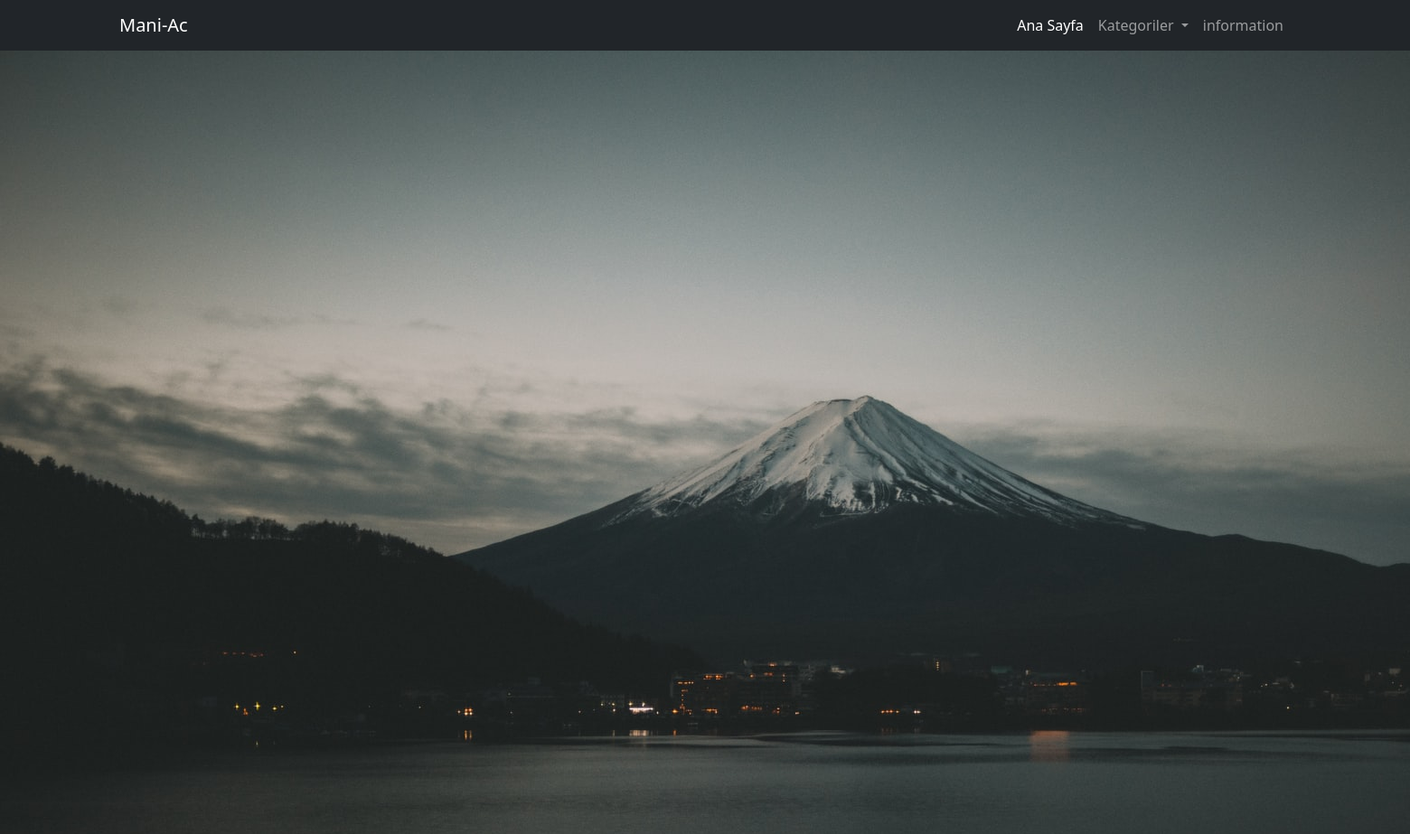
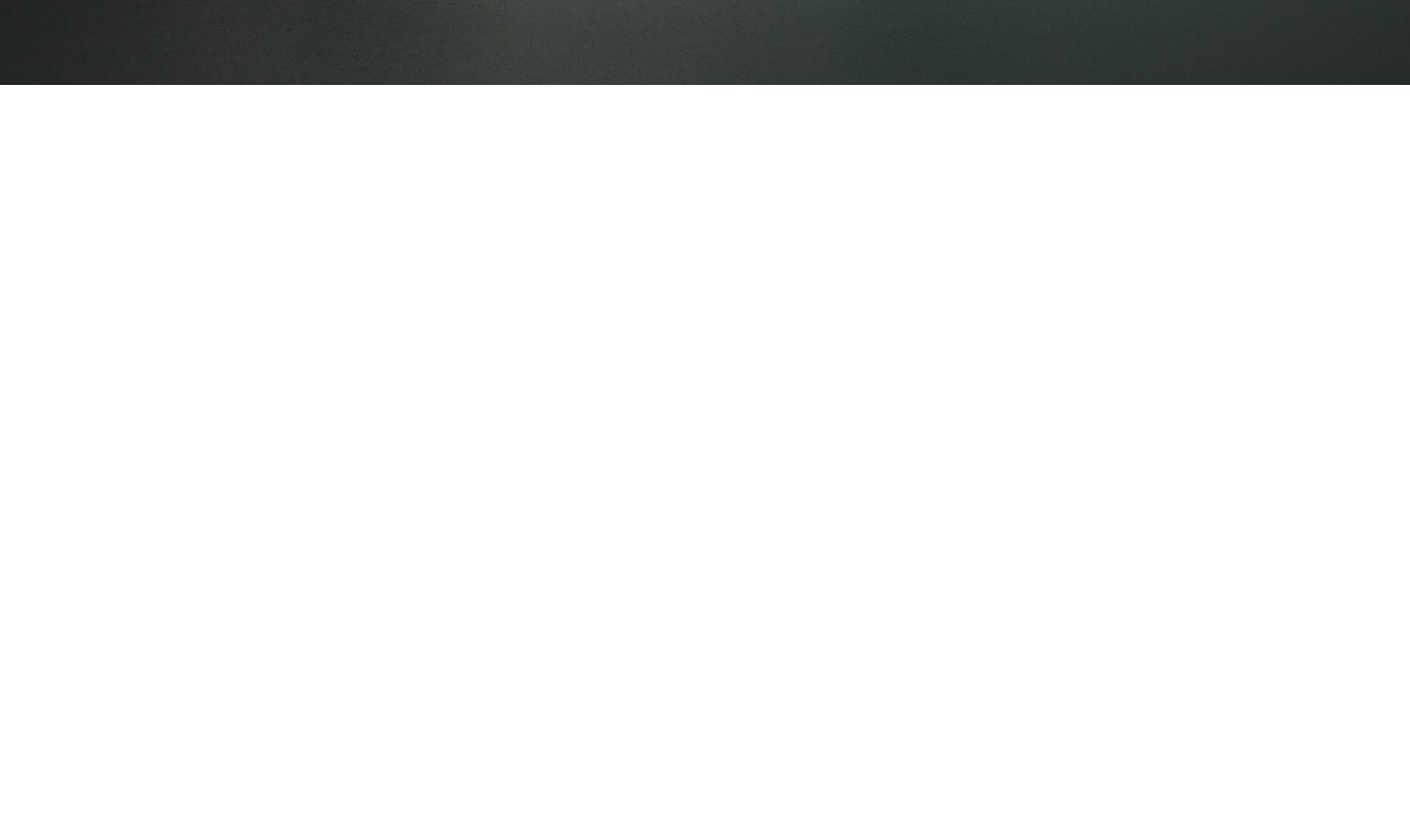
Page /page/information/ on the committed database (2 pictures, top to bottom).
### page/models.py (models this page shows, shortened)
class Page(models.Model):
    user = models.ForeignKey(User, on_delete=models.CASCADE)
    slug =  AutoSlugField(populate_from='title', unique=True, )
    title = models.CharField(max_length=200)
    cover_image = models.ImageField(upload_to='page/', blank=True, null=True)
    content = tinymce_models.HTMLField( blank=True, null=True)
    is_active = models.BooleanField(default=False)
    created_at = models.DateTimeField(auto_now_add=True)
    updated_at = models.DateTimeField(auto_now=True)
    def get_absolute_url(self):
        return reverse(
            'page:page_view',
            kwargs={
                "page_slug": self.slug
            }
        )

### page/views.py (the view)
# urls.py: path('<slug:page_slug>/', page_view,name='page_view'),
def page_view(request, page_slug):
    page = get_object_or_404(Page, slug=page_slug)
    context = dict(
        page=page,
    )
    return render(request, "page/page_detail.html", context)

### config/global_context_processor.py (called while the page is built)
def global_todo_categories_context(request):
    categories = TodoCategory.objects.filter(is_active=True)
    return dict(
        global_todo_categories=TodoCategory.objects.filter(is_active=True)
    )

def global_page_context(request):
    pages = Page.objects.filter(is_active=True)
    return dict(
        global_pages=Page.objects.filter(is_active=True)
    )

### todo/models.py (called while the page is built)
    def get_absolute_url(self):
        return reverse(
            'todo:category_view',
            kwargs={
                "category_slug": self.slug
            }
        )

### page/templates/page/page_detail.html (shortened to what this page needs)
{% extends 'core/base.html' %}
{% block container-fluid %}
<div class="container-fluid mb-4">
    <div class="row">
        <div class="col-sm-12 px-0">
            <img src="{{ page.cover_image.url }}" alt="" class="w-250" />
        </div>
    </div>
    {% include 'page/components/hero_component.html' with hero_title=page.title %}
</div>
{% endblock container-fluid %}
{% block container %}
<div class="row">
    <div class="col-sm-12 offset-sm-2  border border-dark">
    </div>
</div>
{% endblock container %}

### templates/core/navbar.html (shortened to what this page needs)
<nav class="navbar navbar-expand-lg bg-dark navbar-dark">
    <div class="container">
        <a class="navbar-brand" href="/">Mani-Ac</a>
        <div class="collapse navbar-collapse" id="navbarNavAltMarkup">
            <ul class="navbar-nav ms-auto">
                <li class="nav-item">
                    <a class="nav-link active" aria-current="page" href="/">Ana Sayfa</a>
                </li>
                <li class="nav-item dropdown">
                    <a class="nav-link dropdown-toggle" href="#" role="button" data-bs-toggle="dropdown"
                        aria-expanded="false">
                        Kategoriler
                    </a>
                </li>
                {% for page in global_pages %}
                    <li class="nav-item">
                        <a class="nav-link" aria-current="page" href="{{ page.get_absolute_url }}">{{ page.title  }}</a>
                    </li>
                {% endfor %}
            </ul>
        </div>
    </div>
</nav>

### rows in the picture
Page: title "information", cover_image (picture)
